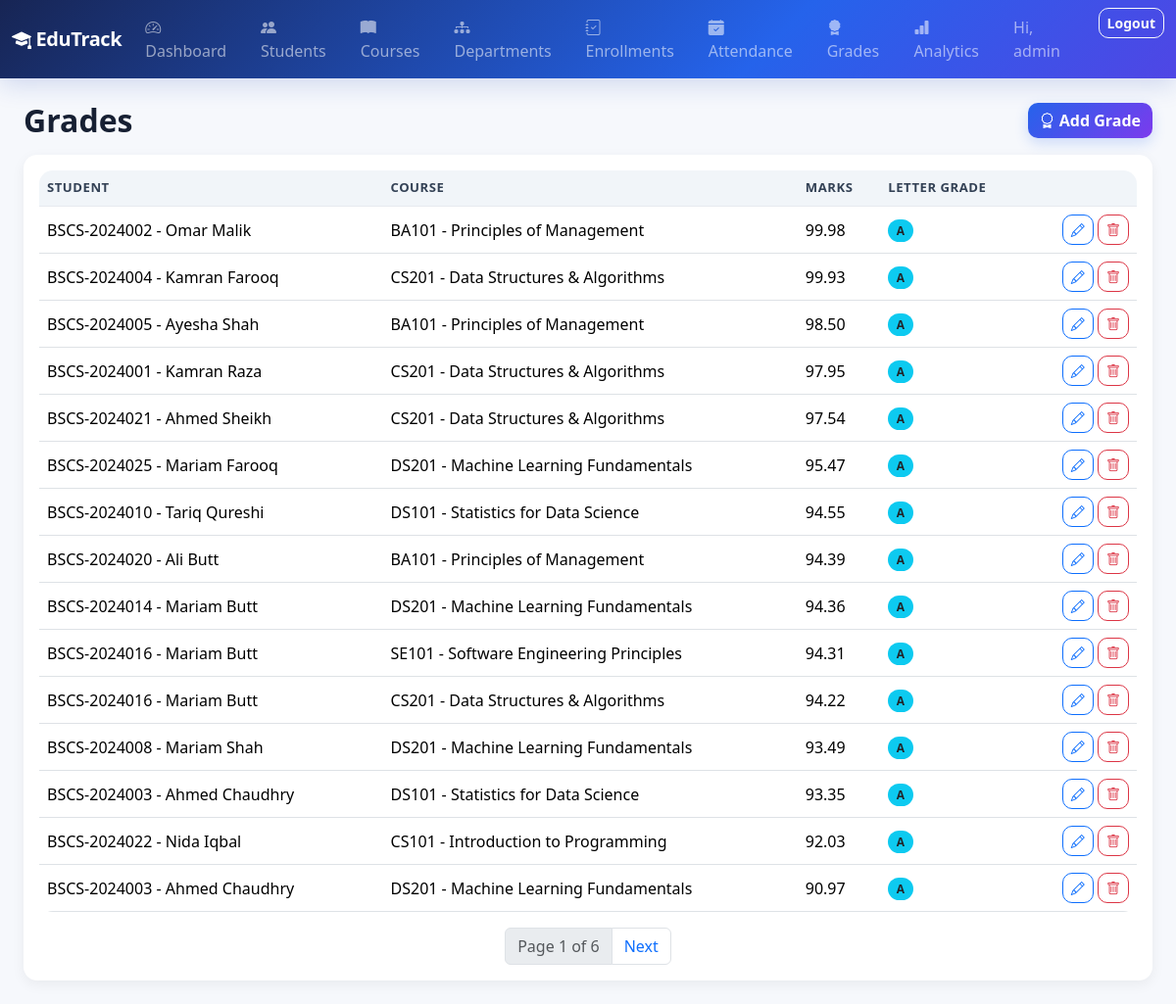
/grades/ (signed in), run on the app's committed database.
### core/models.py (models this page shows, shortened)
class Grade(models.Model):
    enrollment = models.OneToOneField(Enrollment, on_delete=models.CASCADE, related_name="grade")
    marks_obtained = models.DecimalField(
        max_digits=5, decimal_places=2, validators=[MinValueValidator(0), MaxValueValidator(100)]
    )
    class Meta:
        ordering = ["-marks_obtained"]
    @property
    def letter_grade(self):
        m = float(self.marks_obtained)
        if m >= 85:
            return "A"
        elif m >= 70:
            return "B"
        elif m >= 60:
            return "C"
        elif m >= 50:
            return "D"
        return "F"

class Enrollment(models.Model):
    student = models.ForeignKey(Student, on_delete=models.CASCADE, related_name="enrollments")
    course = models.ForeignKey(Course, on_delete=models.CASCADE, related_name="enrollments")
    semester = models.PositiveSmallIntegerField(default=1)
    date_enrolled = models.DateField(auto_now_add=True)
    class Meta:
        unique_together = ("student", "course", "semester")
        ordering = ["-date_enrolled"]

class Student(models.Model):
    STATUS_CHOICES = [
        ("active", "Active"),
        ("graduated", "Graduated"),
        ("suspended", "Suspended"),
    ]
    roll_no = models.CharField(max_length=20, unique=True)
    first_name = models.CharField(max_length=60)
    last_name = models.CharField(max_length=60)
    email = models.EmailField(unique=True)
    phone = models.CharField(max_length=20, blank=True)
    department = models.ForeignKey(
        Department, on_delete=models.SET_NULL, null=True, related_name="students"
    )
    semester = models.PositiveSmallIntegerField(default=1)
    status = models.CharField(max_length=15, choices=STATUS_CHOICES, default="active")
    enrollment_date = models.DateField(auto_now_add=True)
    courses = models.ManyToManyField(Course, through="Enrollment", related_name="students")
    class Meta:
        ordering = ["roll_no"]
    def __str__(self):
        return f"{self.roll_no} - {self.first_name} {self.last_name}"

class Course(models.Model):
    code = models.CharField(max_length=15, unique=True)
    title = models.CharField(max_length=150)
    credit_hours = models.PositiveSmallIntegerField(default=3)
    department = models.ForeignKey(
        Department, on_delete=models.CASCADE, related_name="courses"
    )
    class Meta:
        ordering = ["code"]
    def __str__(self):
        return f"{self.code} - {self.title}"

### core/views.py (the view)
# urls.py: path("grades/", views.GradeListView.as_view(), name="grade-list"),
class GradeListView(LoginRequiredMixin, ListView):
    model = Grade
    template_name = "core/grade_list.html"
    context_object_name = "grades"
    paginate_by = 15
    def get_queryset(self):
        return super().get_queryset().select_related("enrollment__student", "enrollment__course")

### core/templates/core/grade_list.html (shortened to what this page needs)
{% extends "base.html" %}
{% block content %}
<div class="d-flex justify-content-between align-items-center mb-3">
  <h2 class="fw-bold mb-0">Grades</h2>
  <a href="{% url 'core:grade-add' %}" class="btn btn-primary"><i class="bi bi-award"></i> Add Grade</a>
</div>
<div class="table-card">
  <table class="table table-hover align-middle">
    <thead><tr><th>Student</th><th>Course</th><th>Marks</th><th>Letter Grade</th><th></th></tr></thead>
    <tbody>
      {% for g in grades %}
      <tr>
        <td>{{ g.enrollment.student }}</td><td>{{ g.enrollment.course }}</td><td>{{ g.marks_obtained }}</td>
        <td><span class="badge bg-info text-dark">{{ g.letter_grade }}</span></td>
        <td class="text-end">
          <a href="{% url 'core:grade-edit' g.pk %}" class="btn btn-sm btn-outline-primary"><i class="bi bi-pencil"></i></a>
          <a href="{% url 'core:grade-delete' g.pk %}" class="btn btn-sm btn-outline-danger"><i class="bi bi-trash"></i></a>
        </td>
      </tr>
      {% empty %}<tr><td colspan="5" class="text-muted text-center py-3">No grades found.</td></tr>{% endfor %}
    </tbody>
  </table>
  {% if is_paginated %}
  <nav><ul class="pagination justify-content-center mb-0">
    <li class="page-item disabled"><span class="page-link">Page {{ page_obj.number }} of {{ page_obj.paginator.num_pages }}</span></li>
    {% if page_obj.has_next %}<li class="page-item"><a class="page-link" href="?page={{ page_obj.next_page_number }}">Next</a></li>{% endif %}
  </ul></nav>
  {% endif %}
</div>
{% endblock %}

### templates/base.html (shortened to what this page needs)
{% load static %}
<!DOCTYPE html>
<html lang="en">
<head>
    <link href="https://cdn.jsdelivr.net/npm/bootstrap@5.3.3/dist/css/bootstrap.min.css" rel="stylesheet">
    <link href="https://cdn.jsdelivr.net/npm/bootstrap-icons@1.11.3/font/bootstrap-icons.css" rel="stylesheet">
    <link rel="stylesheet" href="{% static 'css/style.css' %}">
</head>
<body>
{% if user.is_authenticated %}
<nav class="navbar navbar-expand-lg navbar-dark edutrack-navbar">
  <div class="container-fluid">
    <a class="navbar-brand fw-bold" href="{% url 'core:home' %}"><i class="bi bi-mortarboard-fill"></i> EduTrack</a>
    <div class="collapse navbar-collapse" id="nav">
      <ul class="navbar-nav me-auto mb-2 mb-lg-0">
        <li class="nav-item"><a class="nav-link" href="{% url 'core:home' %}"><i class="bi bi-speedometer2"></i> Dashboard</a></li>
        <li class="nav-item"><a class="nav-link" href="{% url 'core:student-list' %}"><i class="bi bi-people-fill"></i> Students</a></li>
        <li class="nav-item"><a class="nav-link" href="{% url 'core:course-list' %}"><i class="bi bi-book-fill"></i> Courses</a></li>
        <li class="nav-item"><a class="nav-link" href="{% url 'core:department-list' %}"><i class="bi bi-diagram-3-fill"></i> Departments</a></li>
        <li class="nav-item"><a class="nav-link" href="{% url 'core:enrollment-list' %}"><i class="bi bi-journal-check"></i> Enrollments</a></li>
        <li class="nav-item"><a class="nav-link" href="{% url 'core:attendance-list' %}"><i class="bi bi-calendar-check-fill"></i> Attendance</a></li>
        <li class="nav-item"><a class="nav-link" href="{% url 'core:grade-list' %}"><i class="bi bi-award-fill"></i> Grades</a></li>
        <li class="nav-item"><a class="nav-link" href="{% url 'analytics:dashboard' %}"><i class="bi bi-bar-chart-fill"></i> Analytics</a></li>
      </ul>
      <ul class="navbar-nav">
        <li class="nav-item"><span class="nav-link text-light-50">Hi, {{ user.username }}</span></li>
        <li class="nav-item">
          <form method="post" action="{% url 'logout' %}" class="d-inline">
            <button class="btn btn-sm btn-outline-light ms-2" type="submit">Logout</button>
          </form>
        </li>
      </ul>
    </div>
  </div>
</nav>
{% endif %}
<div class="container-fluid py-4 px-4">
{% block content %}{% endblock %}
</div>
</body>
</html>

### static/css/style.css (style rules this page uses)
:root { --edutrack-primary: #4361ee; --edutrack-dark: #1a1a2e; }
body { background-color: #f5f7fb; }
.edutrack-navbar { background: linear-gradient(90deg, var(--edutrack-dark), var(--edutrack-primary)); }
.table-card { background: #fff; border-radius: 14px; padding: 1rem; box-shadow: 0 4px 14px rgba(0,0,0,0.06); }
:root { --et-primary: #2563eb; --et-primary-dark: #1d4ed8; --et-accent: #7c3aed; --et-bg: #f6f8fc; --et-surface: #ffffff; --et-text: #172033; --et-muted: #667085; --et-border: #e7eaf0; --et-success: #16a34a; --et-warning: #d97706; --et-danger: #dc2626; --et-shadow: 0 10px 30px rgba(15, 23, 42, .07); }
body { background: var(--et-bg); color: var(--et-text); }
.navbar { background: linear-gradient(135deg, #172554 0%, #2563eb 65%, #4f46e5 100%) !important; box-shadow: 0 6px 24px rgba(30, 64, 175, .18); }
.navbar-brand { letter-spacing: -.02em; }
.btn { border-radius: 10px; font-weight: 600; transition: all .18s ease; }
.btn-primary { background: linear-gradient(135deg, var(--et-primary), var(--et-accent)); border: none; box-shadow: 0 5px 14px rgba(37, 99, 235, .20); }
.table { background: var(--et-surface); border-radius: 14px; overflow: hidden; }
.table thead th { background: #f1f5f9; color: #334155; font-size: .82rem; text-transform: uppercase; letter-spacing: .04em; border-bottom: 1px solid var(--et-border); }
.table tbody tr { transition: background .15s ease; }
.badge { border-radius: 999px; padding: .45em .72em; font-weight: 600; }
a { transition: color .15s ease; }

### data on the page
Grade: enrollment.student "BSCS-2024002 - Omar Malik", enrollment.course "BA101 - Principles of Management", marks_obtained "99.98", letter_grade "A"
Grade: enrollment.student "BSCS-2024004 - Kamran Farooq", enrollment.course "CS201 - Data Structures & Algorithms", marks_obtained "99.93", letter_grade "A"
Grade: enrollment.student "BSCS-2024005 - Ayesha Shah", enrollment.course "BA101 - Principles of Management", marks_obtained "98.50", letter_grade "A"
Grade: enrollment.student "BSCS-2024001 - Kamran Raza", enrollment.course "CS201 - Data Structures & Algorithms", marks_obtained "97.95", letter_grade "A"
Grade: enrollment.student "BSCS-2024021 - Ahmed Sheikh", enrollment.course "CS201 - Data Structures & Algorithms", marks_obtained "97.54", letter_grade "A"
Grade: enrollment.student "BSCS-2024025 - Mariam Farooq", enrollment.course "DS201 - Machine Learning Fundamentals", marks_obtained "95.47", letter_grade "A"
Grade: enrollment.student "BSCS-2024010 - Tariq Qureshi", enrollment.course "DS101 - Statistics for Data Science", marks_obtained "94.55", letter_grade "A"
Grade: enrollment.student "BSCS-2024020 - Ali Butt", enrollment.course "BA101 - Principles of Management", marks_obtained "94.39", letter_grade "A"
Grade: enrollment.student "BSCS-2024014 - Mariam Butt", enrollment.course "DS201 - Machine Learning Fundamentals", marks_obtained "94.36", letter_grade "A"
Grade: enrollment.student "BSCS-2024016 - Mariam Butt", enrollment.course "SE101 - Software Engineering Principles", marks_obtained "94.31", letter_grade "A"
Grade: enrollment.student "BSCS-2024016 - Mariam Butt", enrollment.course "CS201 - Data Structures & Algorithms", marks_obtained "94.22", letter_grade "A"
Grade: enrollment.student "BSCS-2024008 - Mariam Shah", enrollment.course "DS201 - Machine Learning Fundamentals", marks_obtained "93.49", letter_grade "A"
Grade: enrollment.student "BSCS-2024003 - Ahmed Chaudhry", enrollment.course "DS101 - Statistics for Data Science", marks_obtained "93.35", letter_grade "A"
Grade: enrollment.student "BSCS-2024022 - Nida Iqbal", enrollment.course "CS101 - Introduction to Programming", marks_obtained "92.03", letter_grade "A"
Grade: enrollment.student "BSCS-2024003 - Ahmed Chaudhry", enrollment.course "DS201 - Machine Learning Fundamentals", marks_obtained "90.97", letter_grade "A"

### other printed values
{{ user.username }} "admin"
{{ page_obj.number }} "1"
{{ page_obj.paginator.num_pages }} "6"
